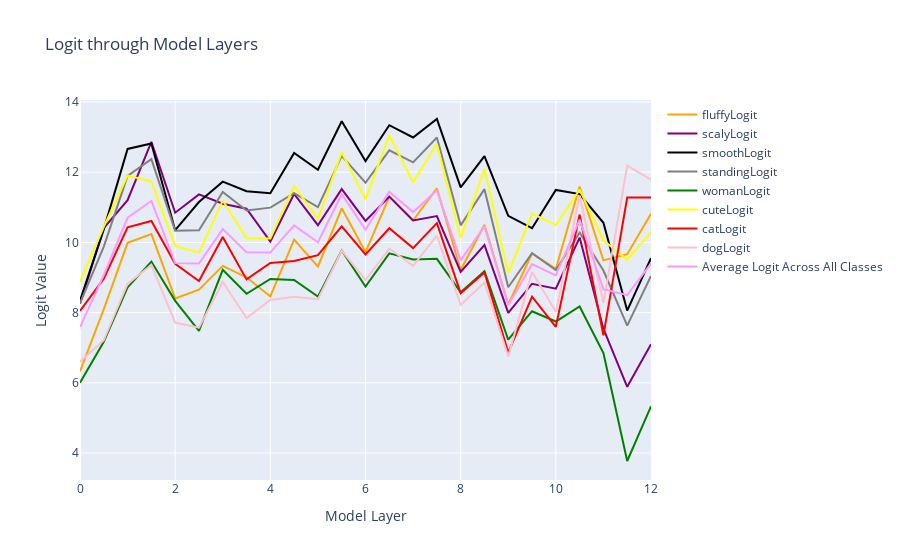

The notebook cell this image was saved under:
### Markdown cell above
The plot below is interactive. Run your cursor over the layers to see the corresponding logit value.

### Code cell
fig = go.Figure()

residual_directions = [
#     # (cat_answer_residual_direction, 'Tabby Cat Logit', 'grey', cat_index), # Grey for Tabby Cat
#     # (dog_answer_residual_direction, 'Border Collie Logit', 'brown', dog_index), # Brown for Border Collie
#     # (misc_residual_direction, 'Banana Logit', 'goldenrod', misc_index), # Yellow-Orange for Banana
#     # (life_residual_direction, 'Life Logit', 'red', life_index), # Yellow-Orange for Banana
#     # (pet_residual_direction, 'Pet Logit', 'black', pet_index), # Yellow-Orange for Banana
#     # (edge_residual_direction, 'Edge Logit', 'blue', edge_index), # Yellow-Orange for Banana
#     # (animal_residual_direction, 'Animal Logit', 'green', edge_index), # Yellow-Orange for Banana
    (interesting_residual_directions[0], interesting_words[0]+'Logit', 'orange', interesting_indexes[0]), # Yellow-Orange for Banana
    (interesting_residual_directions[1], interesting_words[1]+'Logit', 'purple', interesting_indexes[1]), # Yellow-Orange for Banana
    (interesting_residual_directions[2], interesting_words[2]+'Logit', 'black', interesting_indexes[2]), # Yellow-Orange for Banana
    (interesting_residual_directions[3], interesting_words[3]+'Logit', 'grey', interesting_indexes[3]), # Yellow-Orange for Banana
    (interesting_residual_directions[4], interesting_words[4]+'Logit', 'green', interesting_indexes[4]), # Yellow-Orange for Banana
    (interesting_residual_directions[5], interesting_words[5]+'Logit', 'yellow', interesting_indexes[5]), # Yellow-Orange for Banana
    (interesting_residual_directions[6], interesting_words[6]+'Logit', 'red', interesting_indexes[6]), # Yellow-Orange for Banana
    (interesting_residual_directions[7], interesting_words[7]+'Logit', 'pink', interesting_indexes[7]), # Yellow-Orange for Banana
]



hover_text = [f"{layer_labels[idx]}" for idx, diff in enumerate(accumulated_residual)]

# Process each residual direction
for direction, label, color, ix in residual_directions:
    # logit_predictions = residual_stack_to_logit(accumulated_residual, cache, direction)
    # logit_predictions = logit_predictions.T + bias  # Add bias
    # logit_predictions = logit_predictions.detach().numpy()
    logit_predictions = residual_stack_to_logit(accumulated_residual, cache).detach().numpy()
    logit_predictions = logit_predictions[ix]
    fig.add_trace(go.Scatter(x= np.arange(model.cfg.n_layers * 2 + 1) / 2, y=logit_predictions, mode='lines', name=label, text=hover_text, line=dict(color=color)))

# Handle "Average Logit Across All Classes" separately
average_total_logits = average_logit_value_across_all_classes(accumulated_residual, cache).detach().numpy()
fig.add_trace(go.Scatter(x= np.arange(model.cfg.n_layers * 2 + 1) / 2, y=average_total_logits, mode='lines', name='Average Logit Across All Classes'))

fig.update_layout(
    title="Logit through Model Layers",
    xaxis_title="Model Layer",
    yaxis_title="Logit Value",
)

fig.show()

### Figure 1 — Plotly figure (JSON) as saved in the notebook; plotly's stock layout.template omitted (floating-point values rounded to 4 significant figures)
{"data": [{"line": {"color": "orange"}, "mode": "lines", "name": "fluffyLogit", "text": ["embed", "pos_embed", "0_attn_out", "0_mlp_out", "1_attn_out", "1_mlp_out", "2_attn_out", "2_mlp_out", "3_attn_out", "3_mlp_out", "4_attn_out", "4_mlp_out", "5_attn_out", "5_mlp_out", "6_attn_out", "6_mlp_out", "7_attn_out", "7_mlp_out", "8_attn_out", "8_mlp_out", "9_attn_out", "9_mlp_out", "10_attn_out", "10_mlp_out", "11_attn_out"], "type": "scatter", "x": [0, 0.5, 1, 1.5, 2, 2.5, 3, 3.5, 4, 4.5, 5, 5.5, 6, 6.5, 7, 7.5, 8, 8.5, 9, 9.5, 10, 10.5, 11, 11.5, 12], "y": [6.327, 8.099, 9.985, 10.24, 8.402, 8.651, 9.331, 9.007, 8.461, 10.08, 9.309, 10.97, 9.724, 11.3, 10.62, 11.54, 9.213, 10.5, 8.231, 9.682, 9.246, 11.59, 9.487, 9.665, 10.81]}, {"line": {"color": "purple"}, "mode": "lines", "name": "scalyLogit", "text": ["embed", "pos_embed", "0_attn_out", "0_mlp_out", "1_attn_out", "1_mlp_out", "2_attn_out", "2_mlp_out", "3_attn_out", "3_mlp_out", "4_attn_out", "4_mlp_out", "5_attn_out", "5_mlp_out", "6_attn_out", "6_mlp_out", "7_attn_out", "7_mlp_out", "8_attn_out", "8_mlp_out", "9_attn_out", "9_mlp_out", "10_attn_out", "10_mlp_out", "11_attn_out"], "type": "scatter", "x": [0, 0.5, 1, 1.5, 2, 2.5, 3, 3.5, 4, 4.5, 5, 5.5, 6, 6.5, 7, 7.5, 8, 8.5, 9, 9.5, 10, 10.5, 11, 11.5, 12], "y": [8.256, 10.41, 11.2, 12.86, 10.84, 11.37, 11.1, 10.96, 10.02, 11.38, 10.49, 11.52, 10.61, 11.3, 10.63, 10.75, 9.162, 9.924, 7.993, 8.822, 8.68, 10.14, 7.54, 5.888, 7.101]}, {"line": {"color": "black"}, "mode": "lines", "name": "smoothLogit", "text": ["embed", "pos_embed", "0_attn_out", "0_mlp_out", "1_attn_out", "1_mlp_out", "2_attn_out", "2_mlp_out", "3_attn_out", "3_mlp_out", "4_attn_out", "4_mlp_out", "5_attn_out", "5_mlp_out", "6_attn_out", "6_mlp_out", "7_attn_out", "7_mlp_out", "8_attn_out", "8_mlp_out", "9_attn_out", "9_mlp_out", "10_attn_out", "10_mlp_out", "11_attn_out"], "type": "scatter", "x": [0, 0.5, 1, 1.5, 2, 2.5, 3, 3.5, 4, 4.5, 5, 5.5, 6, 6.5, 7, 7.5, 8, 8.5, 9, 9.5, 10, 10.5, 11, 11.5, 12], "y": [8.338, 10.37, 12.66, 12.82, 10.35, 11.15, 11.73, 11.46, 11.4, 12.55, 12.07, 13.45, 12.32, 13.34, 12.99, 13.51, 11.56, 12.45, 10.76, 10.4, 11.49, 11.37, 10.56, 8.056, 9.548]}, {"line": {"color": "grey"}, "mode": "lines", "name": "standingLogit", "text": ["embed", "pos_embed", "0_attn_out", "0_mlp_out", "1_attn_out", "1_mlp_out", "2_attn_out", "2_mlp_out", "3_attn_out", "3_mlp_out", "4_attn_out", "4_mlp_out", "5_attn_out", "5_mlp_out", "6_attn_out", "6_mlp_out", "7_attn_out", "7_mlp_out", "8_attn_out", "8_mlp_out", "9_attn_out", "9_mlp_out", "10_attn_out", "10_mlp_out", "11_attn_out"], "type": "scatter", "x": [0, 0.5, 1, 1.5, 2, 2.5, 3, 3.5, 4, 4.5, 5, 5.5, 6, 6.5, 7, 7.5, 8, 8.5, 9, 9.5, 10, 10.5, 11, 11.5, 12], "y": [8.266, 9.881, 11.89, 12.37, 10.33, 10.34, 11.43, 10.91, 10.99, 11.4, 11.01, 12.46, 11.7, 12.62, 12.28, 12.99, 10.48, 11.51, 8.723, 9.69, 9.21, 10.28, 9.196, 7.631, 9.044]}, {"line": {"color": "green"}, "mode": "lines", "name": "womanLogit", "text": ["embed", "pos_embed", "0_attn_out", "0_mlp_out", "1_attn_out", "1_mlp_out", "2_attn_out", "2_mlp_out", "3_attn_out", "3_mlp_out", "4_attn_out", "4_mlp_out", "5_attn_out", "5_mlp_out", "6_attn_out", "6_mlp_out", "7_attn_out", "7_mlp_out", "8_attn_out", "8_mlp_out", "9_attn_out", "9_mlp_out", "10_attn_out", "10_mlp_out", "11_attn_out"], "type": "scatter", "x": [0, 0.5, 1, 1.5, 2, 2.5, 3, 3.5, 4, 4.5, 5, 5.5, 6, 6.5, 7, 7.5, 8, 8.5, 9, 9.5, 10, 10.5, 11, 11.5, 12], "y": [6.001, 7.166, 8.716, 9.453, 8.335, 7.477, 9.216, 8.535, 8.958, 8.93, 8.454, 9.77, 8.744, 9.688, 9.511, 9.531, 8.577, 9.176, 7.228, 8.039, 7.745, 8.174, 6.845, 3.774, 5.331]}, {"line": {"color": "yellow"}, "mode": "lines", "name": "cuteLogit", "text": ["embed", "pos_embed", "0_attn_out", "0_mlp_out", "1_attn_out", "1_mlp_out", "2_attn_out", "2_mlp_out", "3_attn_out", "3_mlp_out", "4_attn_out", "4_mlp_out", "5_attn_out", "5_mlp_out", "6_attn_out", "6_mlp_out", "7_attn_out", "7_mlp_out", "8_attn_out", "8_mlp_out", "9_attn_out", "9_mlp_out", "10_attn_out", "10_mlp_out", "11_attn_out"], "type": "scatter", "x": [0, 0.5, 1, 1.5, 2, 2.5, 3, 3.5, 4, 4.5, 5, 5.5, 6, 6.5, 7, 7.5, 8, 8.5, 9, 9.5, 10, 10.5, 11, 11.5, 12], "y": [8.874, 10.44, 11.9, 11.73, 9.9, 9.707, 11.19, 10.12, 10.11, 11.61, 10.67, 12.56, 11.23, 13.04, 11.71, 12.8, 10.12, 12.09, 9.12, 10.82, 10.49, 11.5, 10.06, 9.509, 10.29]}, {"line": {"color": "red"}, "mode": "lines", "name": "catLogit", "text": ["embed", "pos_embed", "0_attn_out", "0_mlp_out", "1_attn_out", "1_mlp_out", "2_attn_out", "2_mlp_out", "3_attn_out", "3_mlp_out", "4_attn_out", "4_mlp_out", "5_attn_out", "5_mlp_out", "6_attn_out", "6_mlp_out", "7_attn_out", "7_mlp_out", "8_attn_out", "8_mlp_out", "9_attn_out", "9_mlp_out", "10_attn_out", "10_mlp_out", "11_attn_out"], "type": "scatter", "x": [0, 0.5, 1, 1.5, 2, 2.5, 3, 3.5, 4, 4.5, 5, 5.5, 6, 6.5, 7, 7.5, 8, 8.5, 9, 9.5, 10, 10.5, 11, 11.5, 12], "y": [8.046, 8.967, 10.43, 10.61, 9.391, 8.901, 10.15, 8.946, 9.413, 9.47, 9.635, 10.46, 9.657, 10.4, 9.835, 10.55, 8.553, 9.141, 6.861, 8.453, 7.595, 10.79, 7.353, 11.27, 11.28]}, {"line": {"color": "pink"}, "mode": "lines", "name": "dogLogit", "text": ["embed", "pos_embed", "0_attn_out", "0_mlp_out", "1_attn_out", "1_mlp_out", "2_attn_out", "2_mlp_out", "3_attn_out", "3_mlp_out", "4_attn_out", "4_mlp_out", "5_attn_out", "5_mlp_out", "6_attn_out", "6_mlp_out", "7_attn_out", "7_mlp_out", "8_attn_out", "8_mlp_out", "9_attn_out", "9_mlp_out", "10_attn_out", "10_mlp_out", "11_attn_out"], "type": "scatter", "x": [0, 0.5, 1, 1.5, 2, 2.5, 3, 3.5, 4, 4.5, 5, 5.5, 6, 6.5, 7, 7.5, 8, 8.5, 9, 9.5, 10, 10.5, 11, 11.5, 12], "y": [6.601, 7.212, 8.816, 9.357, 7.716, 7.569, 8.871, 7.844, 8.361, 8.453, 8.379, 9.763, 8.928, 9.824, 9.329, 10.19, 8.216, 8.858, 6.754, 9.157, 8.025, 11.34, 8.27, 12.18, 11.79]}, {"mode": "lines", "name": "Average Logit Across All Classes", "type": "scatter", "x": [0, 0.5, 1, 1.5, 2, 2.5, 3, 3.5, 4, 4.5, 5, 5.5, 6, 6.5, 7, 7.5, 8, 8.5, 9, 9.5, 10, 10.5, 11, 11.5, 12], "y": [7.589, 9.068, 10.7, 11.18, 9.408, 9.396, 10.38, 9.721, 9.714, 10.48, 10.0, 11.37, 10.36, 11.44, 10.86, 11.48, 9.487, 10.46, 8.208, 9.383, 9.061, 10.65, 8.664, 8.498, 9.399]}], "layout": {"autosize": true, "title": {"text": "Logit through Model Layers"}, "xaxis": {"autorange": true, "range": [0, 12], "title": {"text": "Model Layer"}, "type": "linear"}, "yaxis": {"autorange": true, "range": [3.233, 14.05], "title": {"text": "Logit Value"}, "type": "linear"}}}
